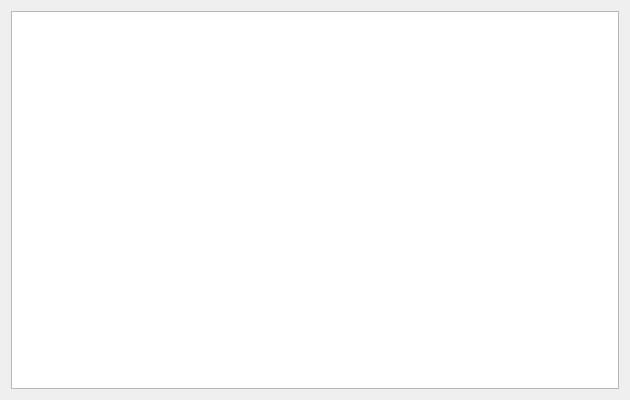
<?xml version="1.0" encoding="UTF-8"?>
<ui version="4.0">
 <class>CorrelationAnalysisWindow</class>
 <widget class="QDialog" name="CorrelationAnalysisWindow">
  <property name="geometry">
   <rect>
    <x>0</x>
    <y>0</y>
    <width>630</width>
    <height>400</height>
   </rect>
  </property>
  <property name="windowTitle">
   <string>Корреляционный анализ</string>
  </property>
  <layout class="QGridLayout" name="gridLayout_2">
   <item row="0" column="0">
    <layout class="QGridLayout" name="gridLayout">
     <item row="0" column="0">
      <widget class="QTableView" name="tableView"/>
     </item>
    </layout>
   </item>
  </layout>
 </widget>
 <resources/>
 <connections/>
</ui>
